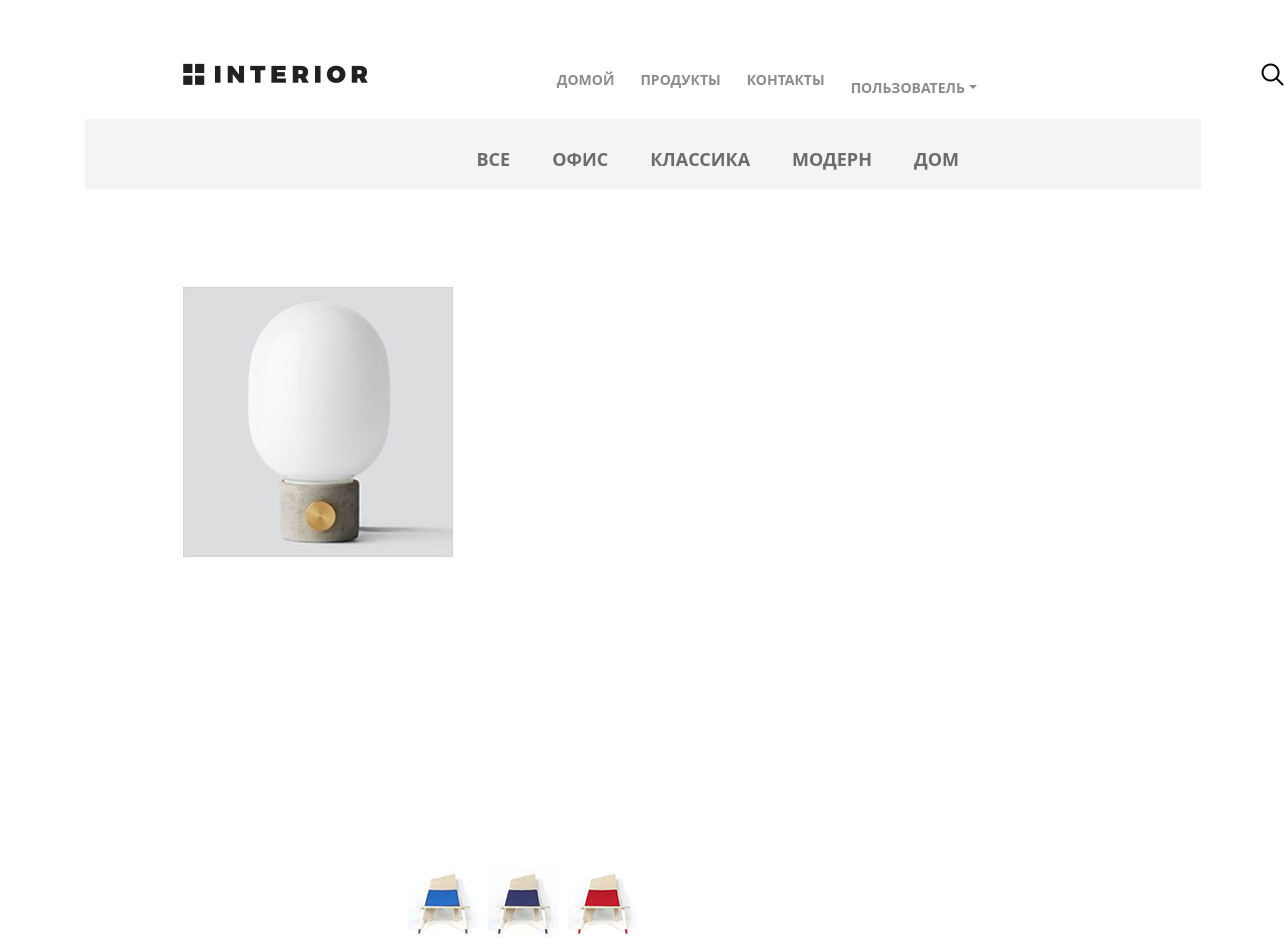
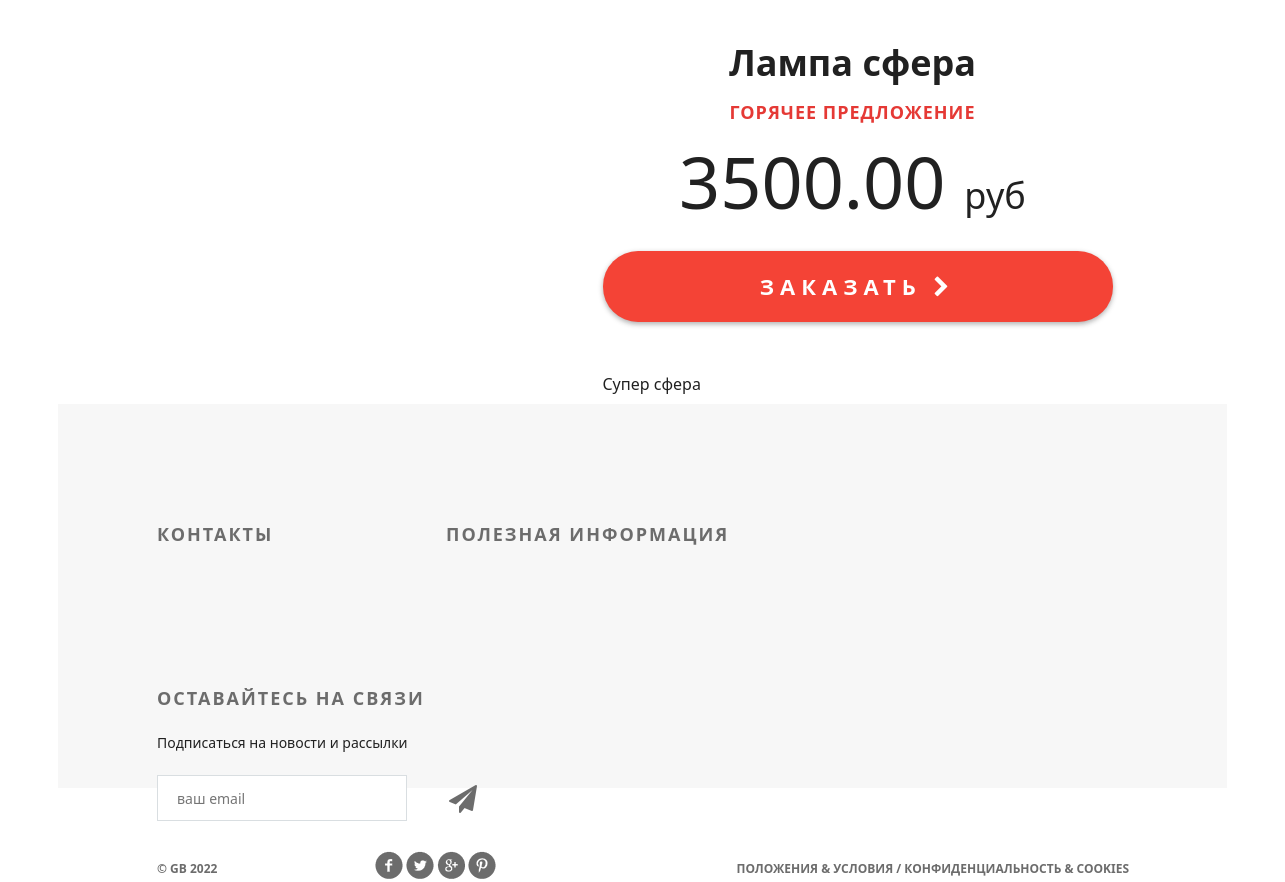
The page /products/product/1 on the database its author committed (2 pictures, top to bottom).
### mainapp/models.py (models this page shows, shortened)
class ProductCategory(models.Model):
    name = models.CharField(verbose_name="имя", max_length=100)
    description = models.TextField(verbose_name="описание", blank=True)
    is_active = models.BooleanField(verbose_name="активна", default=True)

class Product(models.Model):
    category = models.ForeignKey(ProductCategory, on_delete=models.CASCADE)
    name = models.CharField(verbose_name="имя", max_length=100)
    price = models.DecimalField(
        verbose_name="цена", max_digits=7, decimal_places=2, default=0
    )
    color = models.TextField(verbose_name="цвет", blank=True)
    description = models.TextField(verbose_name="описание", blank=True)
    image = models.ImageField(verbose_name="картинка", blank=True, upload_to="products")
    quantity = models.PositiveIntegerField(verbose_name="количество", default=0)
    is_active = models.BooleanField(verbose_name="активен", default=True)

### mainapp/views.py (the view)
# urls.py: path("product/<int:product_id>", views.product, name="product"),
def product(reqest, product_id):
    product = get_object_or_404(Product, pk=product_id)
    categories = ProductCategory.objects.all()
    return render(
        reqest,
        "mainapp/product.html",
        context={
            "title": "Продукты",
            "product": product,
            "categories": categories,
        },
    )

### mainapp/context_processors.py (called while the page is built)
def menu_links(request):
    return {
        "menu_links": [
            {"url": "main", "active": ["main"], "name": "домой"},
            {
                "url": "products:all",
                "active": ["products:all", "products:category"],
                "name": "продукты",
            },
            {"url": "contact", "active": ["contact"], "name": "контакты"},
        ]
    }

### mainapp/templates/mainapp/product.html (shortened to what this page needs)
{% extends 'mainapp/base.html' %}
{% load static %}
{% block header %}
<div class="hero-white">
	<div class="header clearfix">
		{% include 'mainapp/includes/inc_main_menu.html' %}
	</div>
</div>
{% endblock %}
{% block content %}
<div class="details">
	{% include 'mainapp/includes/inc_categories_menu.html' %}
	{% if product %}
	<div class="details-products">
		<div class="details-slider">
			<div class="slider-product">
				<img src="{{ product.image.url }}">
			</div>
			<div class="slider-control">
				<div class="block">
					<a href="#"><img src="{% static "img/controll.jpg" %}" alt="">
					</a>
				</div>
				<div class="block">
					<a href="#"><img src="{% static "img/controll1.jpg" %}" alt="">
					</a>
				</div>
				<div class="block">
					<a href="#"><img src="{% static "img/controll2.jpg" %}" alt="">
					</a>
				</div>
			</div>
		</div>
		<div class="description">
			<h3 class="big-bold">{{ product.name }}</h3>
			<h3 class="red">горячее предложение</h3>
			<p class="price"> {{ product.price }} <span>руб</span></p>
			{% if user.is_authenticated %}
				<a href="{% url 'basket:add' product.id %}" class="red-button">
			{% else %}
				<a href="{% url 'auth:login' %}" class="red-button">
			{% endif %}
				заказать <i class="fa fa-chevron-right" aria-hidden="true"></i>
			</a>
			<div class="description-text">
				{{ product.description|linebreaks }}
			</div>
		</div>
	</div>
	{% endif %}
</div>
{% endblock %}

### mainapp/templates/mainapp/includes/inc_categories_menu.html (shortened to what this page needs)
<div class="links clearfix">
    <ul class="links-menu">
        <li><a href="{% url 'products:all' %}"
            class="{% if request.resolver_match.view_name == 'products:all' %} active {% endif %}"
        >все</a></li>
        {% for category in categories %}
            {% if category.is_active %}
        <li><a href="{% url 'products:category' category.id %}"
             class=""
              > {{ category.name }}</a></li>
              {% endif %}
        {% endfor %}
    </ul>
</div>

### static/css/style.css (style rules this page uses)
* { margin: 0; padding: 0; }
body { font-family: 'Montserrat', sans-serif; }
html, body { height: 100%; }
.clearfix:after { content: ""; display: block; clear: both; }
.big-bold { color: #212121; font-size: 36px; font-weight: 700; text-align: left; margin-bottom: 24px; line-height: 36px; }
.red { text-transform: uppercase; color: #e53935; font-size: 18px; font-weight: 700; text-align: left; letter-spacing: 1px; line-height: 17px; margin-bottom: 22px; }
.hero-white { background-color: #fff; height: 119px; padding-left: 98px; padding-right: 211px; position: relative; }
.links { height: 70px; background-color: #f4f4f4; position: relative; padding-left: 360px; }
.links-menu { margin: 27px auto 0px; position: absolute; }
.links-menu li { float: left; list-style-type: none; padding-right: 42px; }
.links-menu li a { text-decoration: none; color: #6c6c6c; font-size: 18px; font-weight: 700; text-transform: uppercase; }
.details-products { padding-left: 98px; padding-right: 98px; margin-top: 98px; height: 651px; }
.details-slider { width: 570px; float: left; margin-right: 30px; }
.slider-product { width: 570px; height: 570px; }
.slider-control { width: 420px; height: 70px; margin: 11px auto 0px; padding-left: 150px }
.slider-control .block { height: 70px; width: 70px; position: relative; float: left; margin-right: 10px; }
.description { width: 535px; float: right; padding-left: 35px }
.description .big-bold { color: #212121; font-size: 36px; font-weight: 700; text-align: center; margin-top: 47px; margin-bottom: 0px; }
.description .red { text-transform: uppercase; color: #e53935; font-size: 18px; font-weight: 700; text-align: center; letter-spacing: 1px; line-height: 17px; margin-top: 23px; margin-bottom: 36px; }
.description .price { color: #212121; font-size: 72px; font-weight: 300; line-height: 48px; text-align: center; }
.description .price span { color: #212121; font-size: 36px; font-weight: 300; line-height: 48px; text-align: center; }
.red-button { display: block; height: 71px; width: 510px; border-radius: 35px; background-color: #f44336; text-align: center; text-transform: uppercase; text-decoration: none; color: #ffffff; font-size: 22px; font-weight: 700; line-height: 24px; box-shadow: 0px 2px 4.85px 0.15px rgba(33, 33, 33, 0.35); line-height: 70px; letter-spacing: 6px; margin-top: 31px; }
.description-text { margin-top: 50px; color: #212121; font-size: 16px; font-weight: 300; line-height: 24px; text-align: left; }
.description-text p { margin-bottom: 0.5em; }

### rows shown on the page
ProductCategory: name "ОФИС"
ProductCategory: name "КЛАССИКА"
ProductCategory: name "МОДЕРН"
ProductCategory: name "ДОМ"
Product: image (picture), name "Лампа сфера", price "3500.00", description "Супер сфера"

### other values the page prints
{{ link.name }} "ДОМОЙ" "ПРОДУКТЫ" "КОНТАКТЫ"
